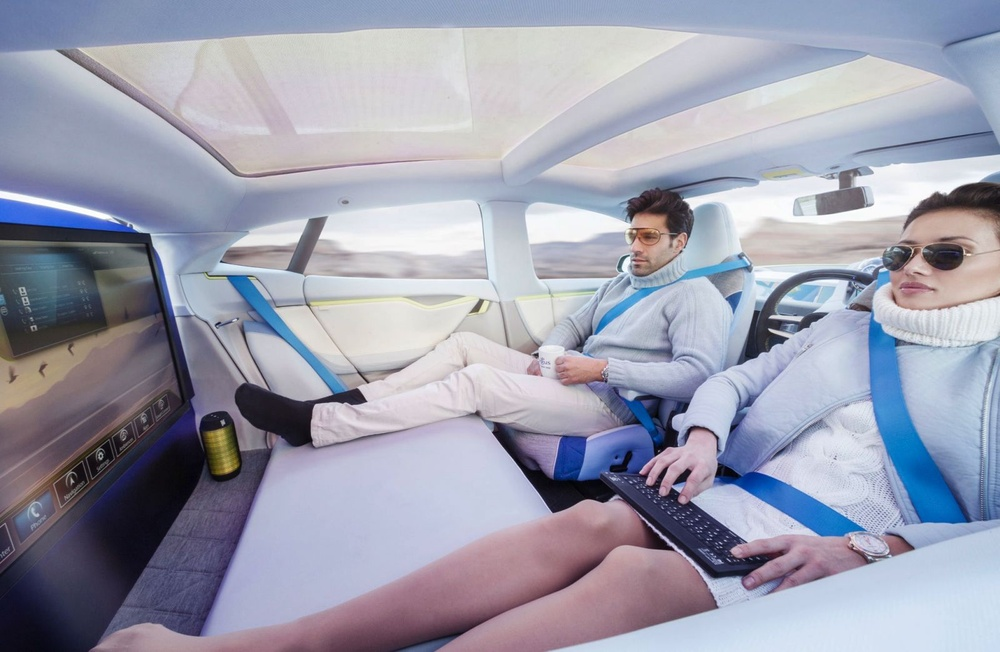
#> input picture watchingTV_moving_car.jpg, 1000 x 652 px, shrunk from 1600 x 1043 before the run
$ jupyter execute 'Coding Exercise 4 - Color Spaces HSV RGB BGR GRAY and Merge&Split.ipynb'
#> lines starting #> are read from the running program, lines starting #| are printed output that depends on the picture
#  CODE FOR IMAGE MANIPULATIONS (BGR/RGB/HSV/GRAY/SPLIT/MERGE)

# Import all the necessary libraries

[cell 1]
import matplotlib.image as mpimg
import matplotlib.pyplot as plt
import numpy as np
import cv2

# Read the image and display it using OpenCV
Download an image from:
http://cardesignresearch.com/en/insights/2015/01/driverless-car-design-sleepwalking-into-the-future

[cell 2]
import cv2

image = cv2.imread('watchingTV_moving_car.jpg')
#> image is the input picture: shape (652, 1000, 3); mean B, G, R 174.5, 158.3, 156.6

[cell 3]
cv2.imshow('Watching TV in Car!', image)

# 'waitKey' allows us to input information when a image window is open
# By leaving it blank it just waits for anykey to be pressed before continuing.
cv2.waitKey()
cv2.destroyAllWindows()

# Let's print out the dimensions of the image

[cell 4]
image.shape
#> Out = (652, 1000, 3)

[cell 5]
print ('Height = ', int(image.shape[0]), 'pixels')
#| Height =  652 pixels
print ('Width = ', int(image.shape[1]), 'pixels')
#| Width =  1000 pixels

[cell 6]
# OpenCV uses BGR instead of RGB

image_1 = cv2.imread('watchingTV_moving_car.jpg')
cv2.imshow('Watching TV in Car!', image_1)
cv2.waitKey()
cv2.destroyAllWindows()

# Let's try to use plot command instead of the openCV

[cell 7]
# If you use plot command (not openCV), you must swap B/R and R/B
plt.imshow(image_1)
image.shape
#> Out = (652, 1000, 3)

# Let's explore some pixels and convert to gray color

[cell 8]
B, G, R = image[20, 30]
#> B = 165; G = 122; R = 105
print(B, G, R)
#| 165 122 105

[cell 9]
gray_img = cv2.cvtColor(image, cv2.COLOR_BGR2GRAY)
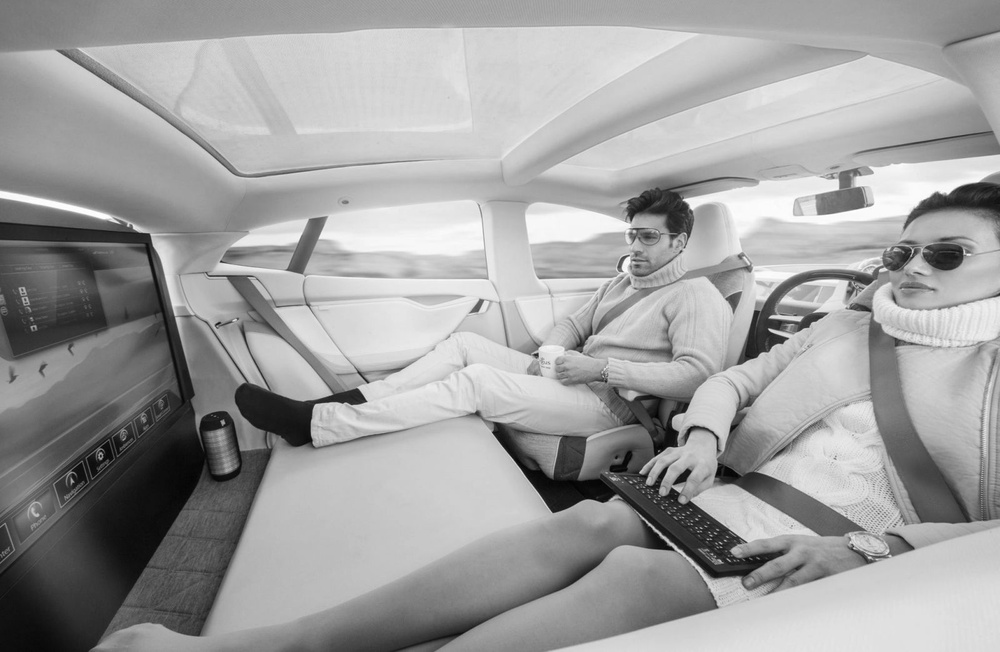
#> gray_img: shape (652, 1000); min 2, max 255, mean 159.6
cv2.imshow('Watching TV in Car in Gray!', gray_img)
cv2.waitKey()
cv2.destroyAllWindows()

[cell 10]
gray_img.shape
#> Out = (652, 1000)

[cell 11]
gray_img[30, 90]
#> Out = 141

# Let's convert from RGB to HSV

[cell 12]
image = cv2.imread('watchingTV_moving_car.jpg')
cv2.imshow('Watching TV in Car!', image)

hsv_image = cv2.cvtColor(image, cv2.COLOR_BGR2HSV)
#> hsv_image: shape (652, 1000, 3); mean H, S, V 110, 46.4, 178.5
cv2.imshow('HSV Image', hsv_image)
cv2.waitKey()
cv2.destroyAllWindows()

[cell 13]
plt.imshow(hsv_image[:, :, 0])
plt.title('Hue channel')
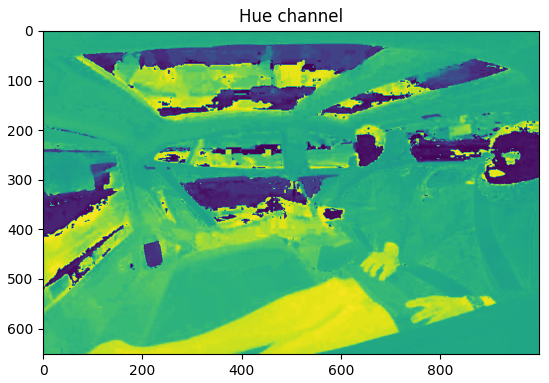
#> figure drawn by matplotlib, 1 panel

[cell 14]
plt.imshow(hsv_image[:, :, 1])
plt.title('Saturation channel')
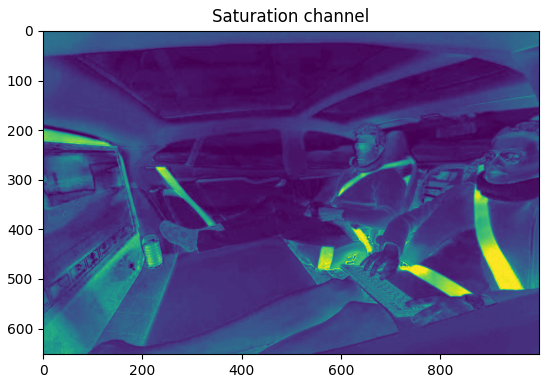
#> figure drawn by matplotlib, 1 panel

[cell 15]
plt.imshow(hsv_image[:, :, 2])
# add a title to the image
plt.title('Value channel')
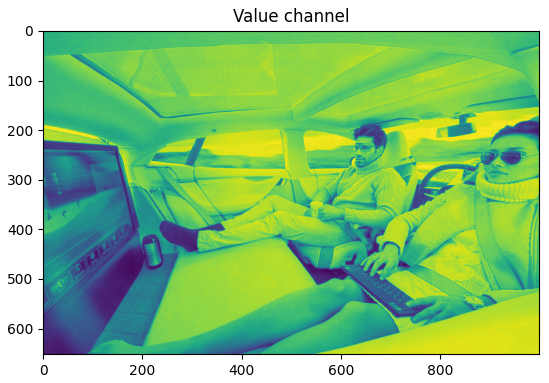
#> figure drawn by matplotlib, 1 panel

# Let's split and merge R, G, B channels

[cell 16]
image = cv2.imread('watchingTV_moving_car.jpg')
B, G, R = cv2.split(image)
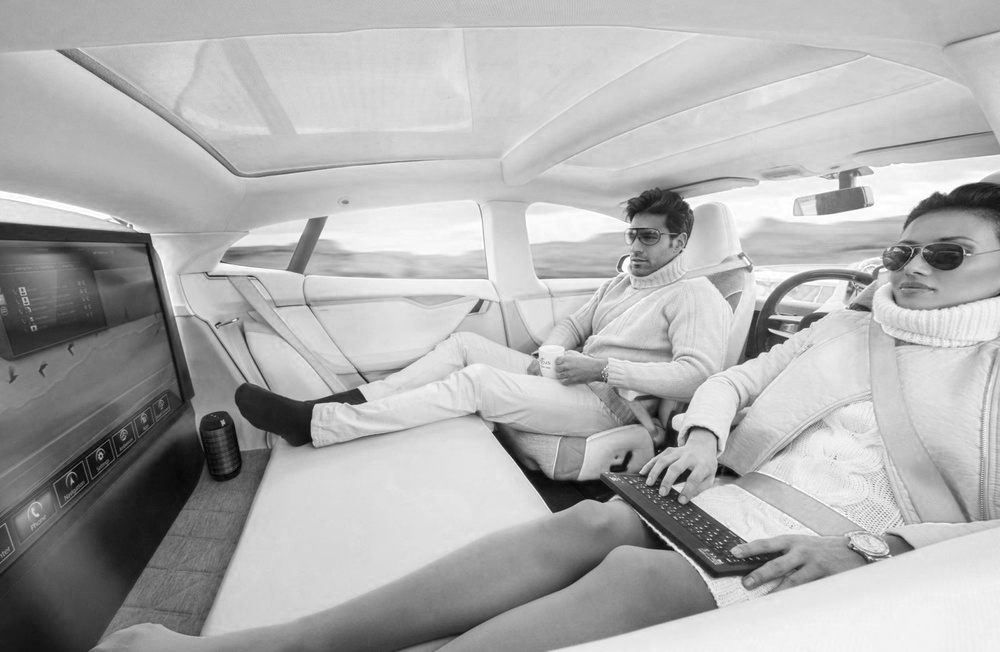
#> B: shape (652, 1000); min 0, max 255, mean 174.5
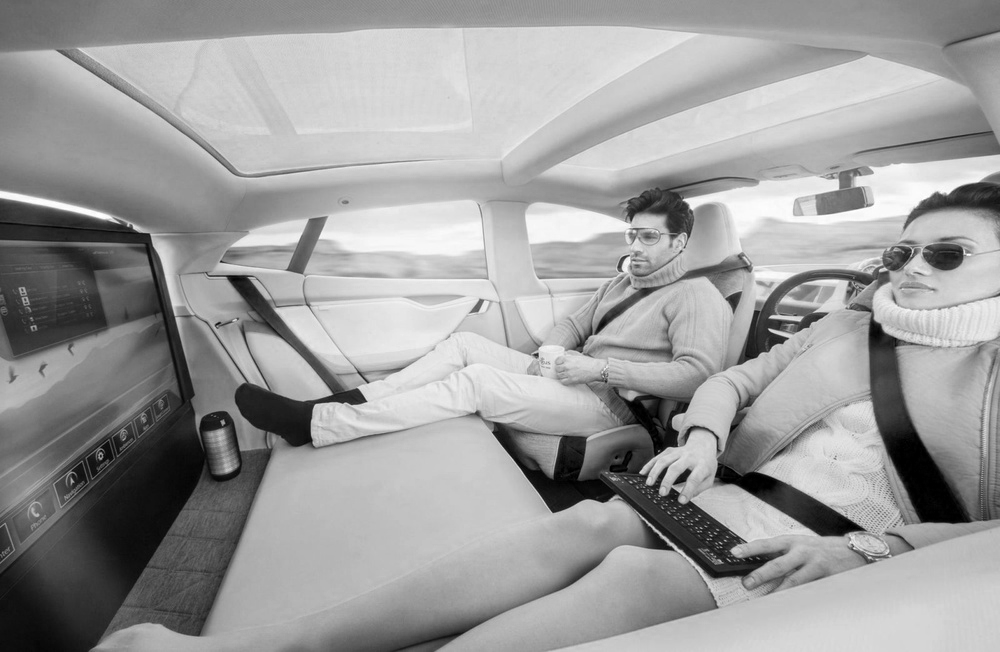
#> R: shape (652, 1000); min 0, max 255, mean 156.6
B.shape
#> Out = (652, 1000)

[cell 17]
R.shape
#> Out = (652, 1000)

[cell 18]
# Let's view the R, B, G channels
cv2.imshow("Blue Channel!", R)
cv2.waitKey(0)
cv2.destroyAllWindows()

# We didn't expect these Results!

[cell 19]
# Let's try to create our own 3D image out of the blue channel!
zeros = np.zeros(image.shape[:2], dtype = "uint8")

cv2.imshow("Blue Channel!", cv2.merge([B, zeros, zeros]))
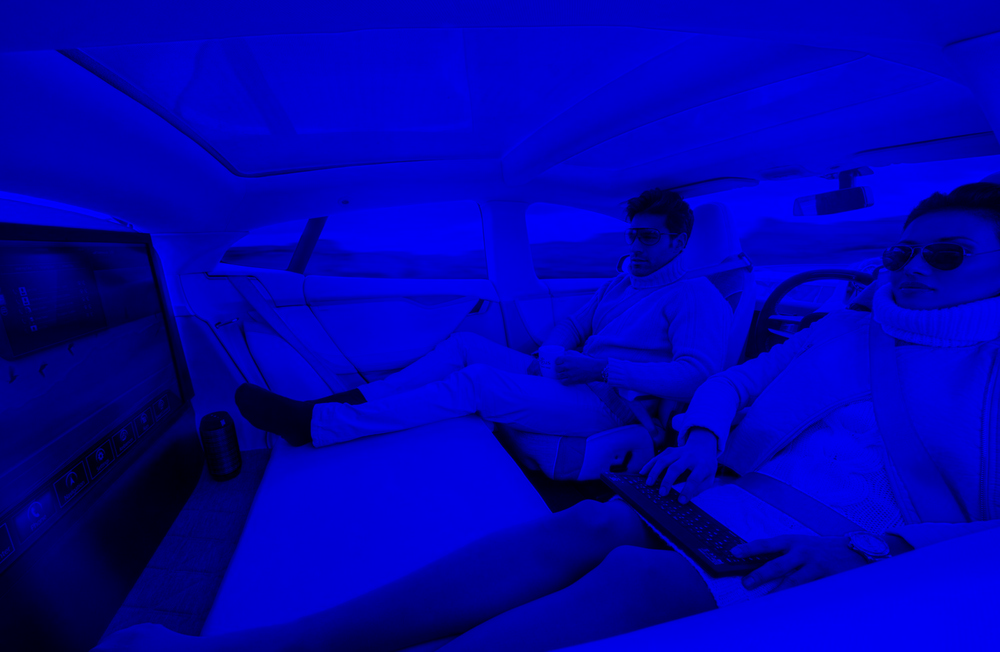
#> window 'Blue Channel!': shape (652, 1000, 3); mean B, G, R 174.5, 0, 0
cv2.waitKey(0)
cv2.destroyAllWindows()

[cell 20]
# Let's merge RGB channels to create our original image
image_merged = cv2.merge([B, G, R])
cv2.imshow("Merged Image!", image_merged)

cv2.waitKey(0)
cv2.destroyAllWindows()

[cell 21]
# Let's merge our original image while adding more green!
image_merged = cv2.merge([B, G+100, R])
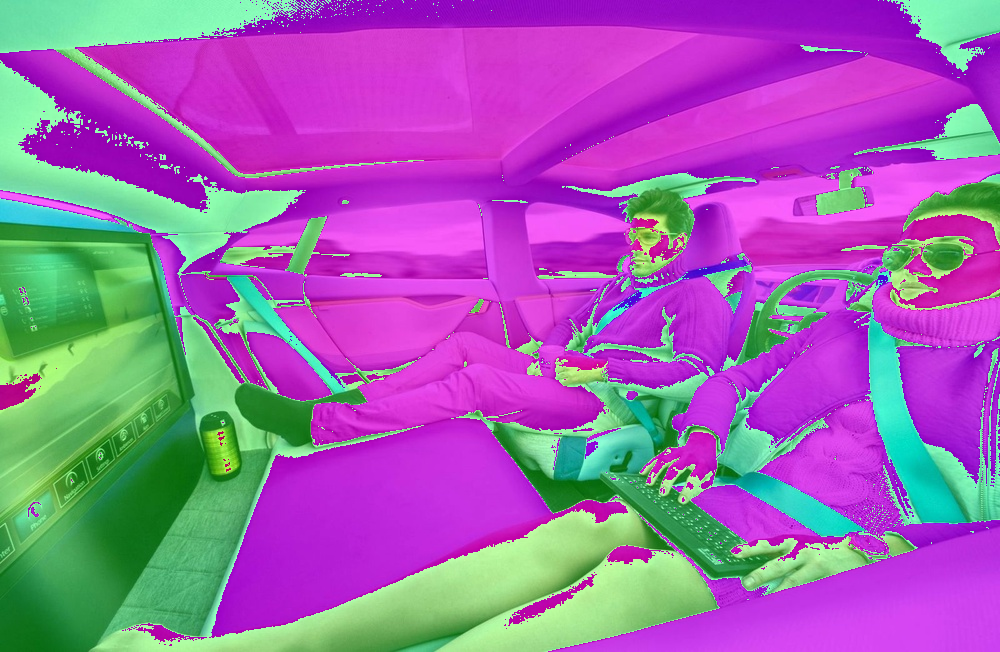
#> image_merged: shape (652, 1000, 3); mean B, G, R 174.5, 100.2, 156.6
cv2.imshow("Merged Image!", image_merged)

cv2.waitKey(0)
cv2.destroyAllWindows()

$ run again, with Speed_Sign_View_2.jpg copied over watchingTV_moving_car.jpg
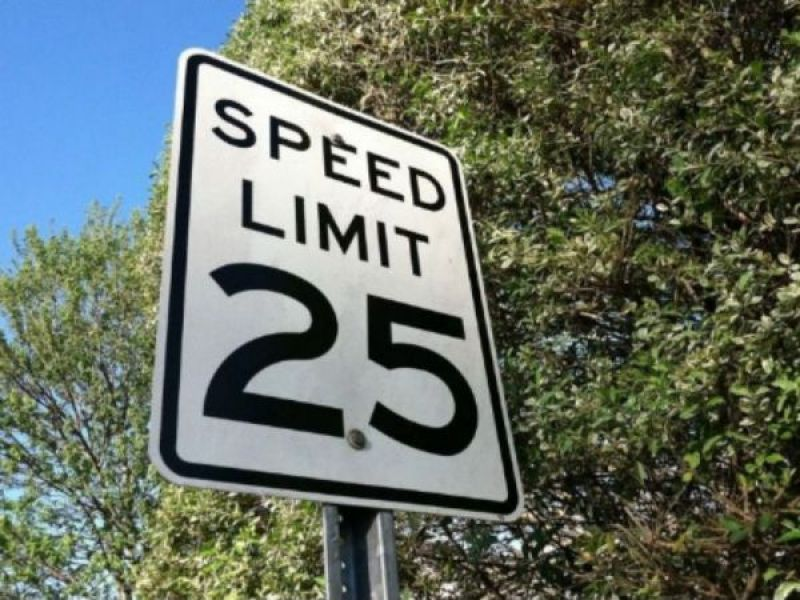
#> input picture Speed_Sign_View_2.jpg, 800 x 600 px
#> image is the input picture: shape (600, 800, 3); mean B, G, R 99.4, 110.1, 100.7
#| Height =  600 pixels
#| Width =  800 pixels
#> `B, G, R = image[20, 30]`: B = 231; G = 151; R = 88
#| 231 151 88
#> `gray_img = cv2.cvtColor(image, cv2.COLOR_BGR2GRAY)`:
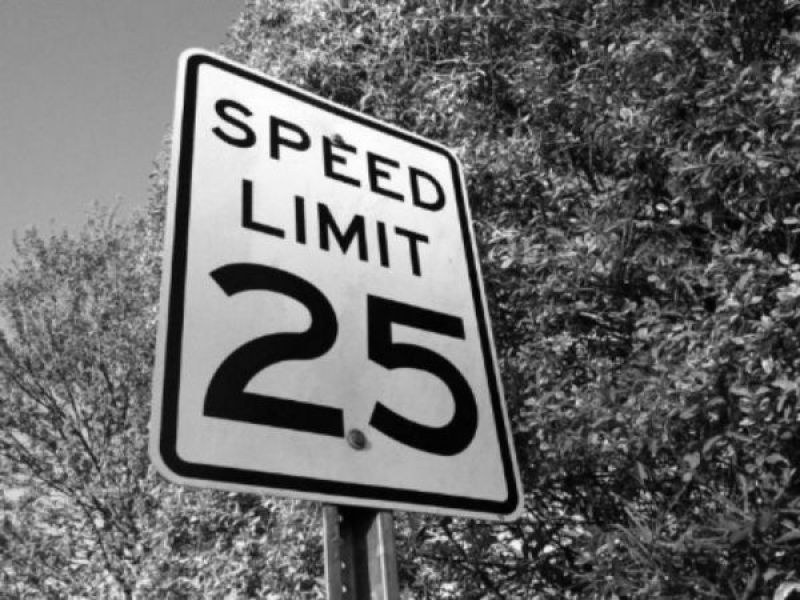
#> gray_img: shape (600, 800); min 0, max 255, mean 106
#> `gray_img[30, 90]`: Out = 145
#> hsv_image: shape (600, 800, 3); mean H, S, V 52, 88, 118.1
#> `image_merged = cv2.merge([B, G+100, R])`:
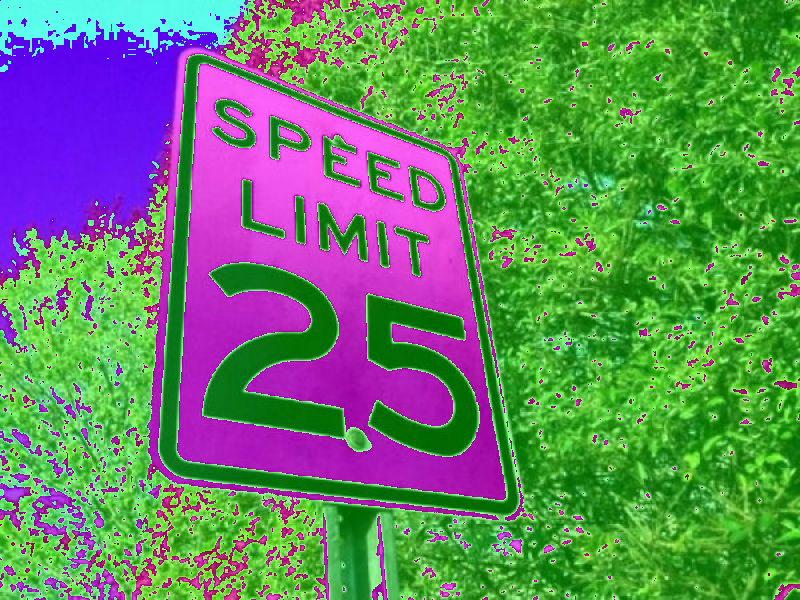
#> image_merged: shape (600, 800, 3); mean B, G, R 99.4, 132.3, 100.7

$ run again, with image_lane_c.jpg copied over watchingTV_moving_car.jpg
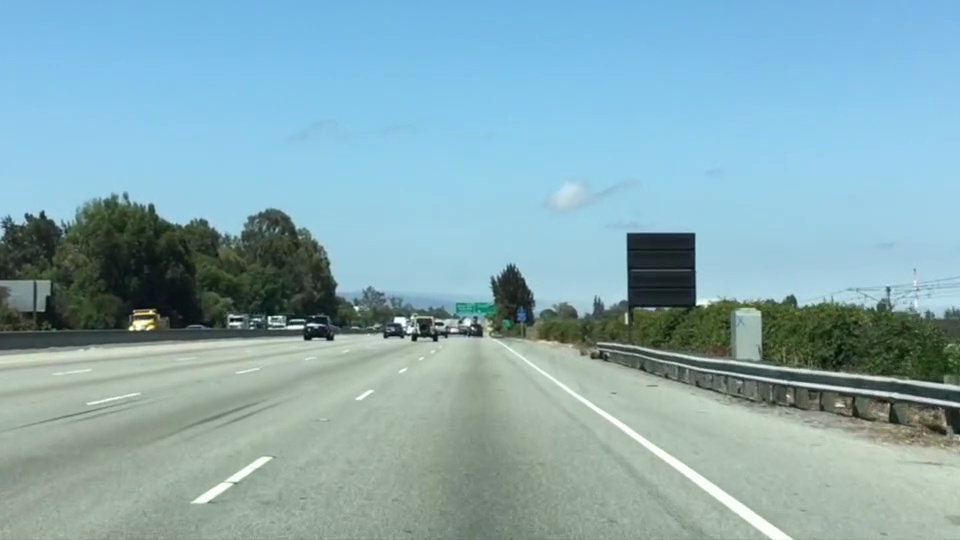
#> input picture image_lane_c.jpg, 960 x 540 px
#> image is the input picture: shape (540, 960, 3); mean B, G, R 179.2, 171.1, 135.5
#| Height =  540 pixels
#| Width =  960 pixels
#> `B, G, R = image[20, 30]`: B = 231; G = 187; R = 124
#| 231 187 124
#> `gray_img = cv2.cvtColor(image, cv2.COLOR_BGR2GRAY)`:
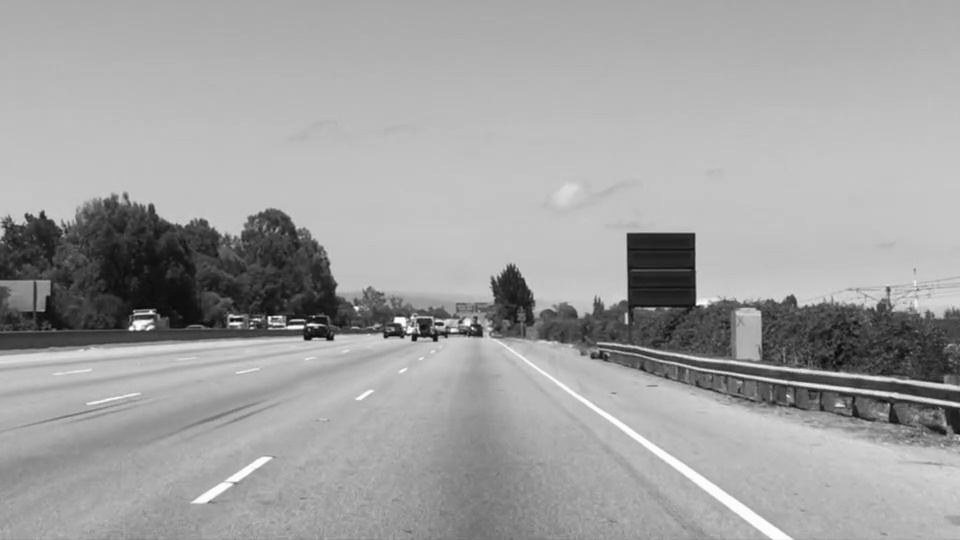
#> gray_img: shape (540, 960); min 6, max 254, mean 161.4
#> `gray_img[30, 90]`: Out = 175
#> hsv_image: shape (540, 960, 3); mean H, S, V 80.4, 68.4, 186.5
#> `image_merged = cv2.merge([B, G+100, R])`:
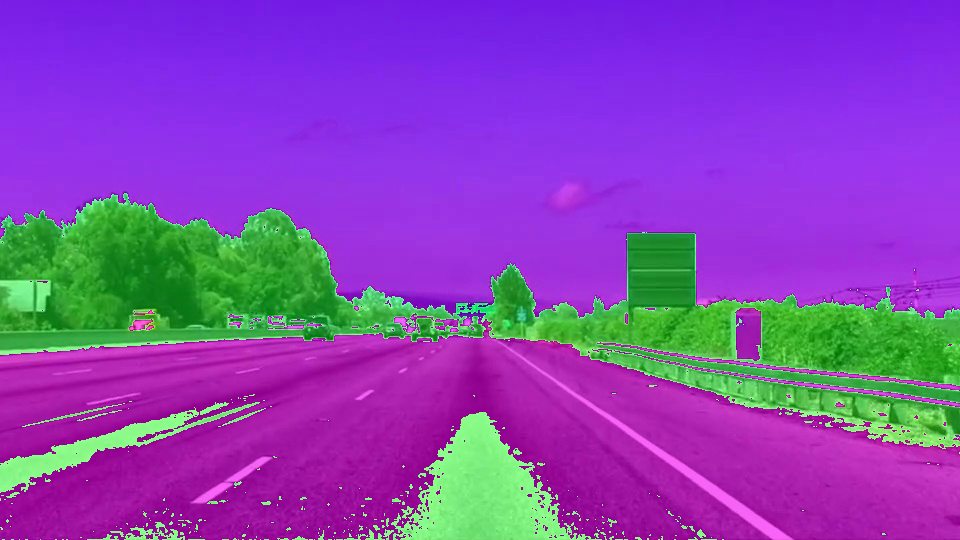
#> image_merged: shape (540, 960, 3); mean B, G, R 179.2, 69.2, 135.5
